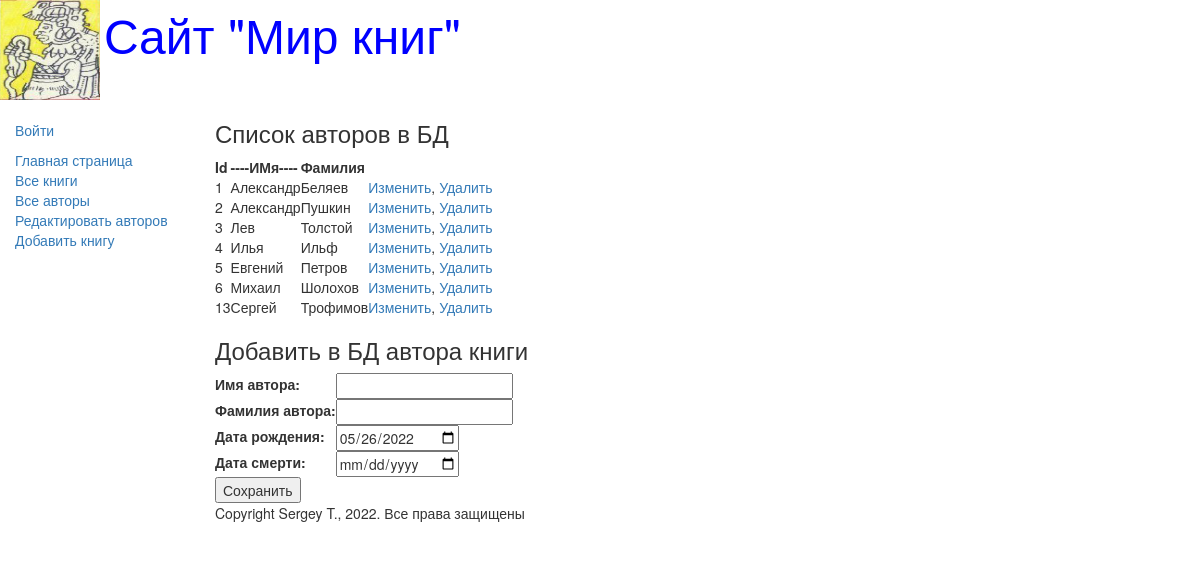
Page /authors_add/ on the committed database.
### catalog/models.py (models this page shows, shortened)
class Autor(models.Model):
    first_name = models.CharField(max_length=100, help_text='Введите имя автора', verbose_name='Имя автора')
    last_name = models.CharField(max_length=100, help_text='Введите фамилию автора', verbose_name='Фамилия автора')
    date_of_birth = models.DateField(help_text='Введите дату рождения', verbose_name='Дата рождения', null=True, blank=True)
    date_of_death = models.DateField(help_text='Введите дату смерти', verbose_name='Дата смерти', null=True, blank=True)

### catalog/views.py (the view)
# urls.py: path('authors_add/', views.authors_add, name='authors_add'),
def authors_add(request):
    author = Autor.objects.all()
    authorsform = AuthorsForm()
    return render(request, 'catalog/authors_add.html', {'form': authorsform, 'author': author})

### catalog/forms.py
class AuthorsForm(forms.Form):
    first_name = forms.CharField(label='Имя автора')
    last_name = forms.CharField(label='Фамилия автора')
    date_of_birth = forms.DateField(label='Дата рождения',initial=format(date.today()), widget=forms.widgets.DateInput(attrs={'type':'date'}))
    date_of_death = forms.DateField(label='Дата смерти', initial=format(date), required=False, widget=forms.widgets.DateInput(attrs={'type':'date'}))

### catalog/templates/catalog/authors_add.html (shortened to what this page needs)
{% extends 'base_generic.html' %}
{% block content %}
<h3> Список авторов в БД</h3>
<table>
    <thead><th>Id</th><th>----ИМя----</th><th>Фамилия</th><th></th></thead>
    {% if author %}
        {% for autor in author.all %}
            <tr>
                <td>{{autor.id}}</td>
                <td>{{autor.first_name}}</td>
                <td>{{autor.last_name}}</td>
                <td><a href="/edit1/{{autor.id}}">Изменить</a>, <a href="/delete/{{autor.id}}">Удалить</a></td>
            </tr>
        {% endfor %}
    {% else %}
        <p>В базе данных нет авторов</p>
    {% endif %}
</table>
<h3> Добавить в БД автора книги</h3>
<form method="POST" action="/create/">
    <table>
        {{form}}
    </table>
    <input type="submit" value="Сохранить">
</form>
{% endblock %}

### rows in the picture
Autor: id "1", first_name "Александр", last_name "Беляев"
Autor: id "2", first_name "Александр", last_name "Пушкин"
Autor: id "3", first_name "Лев", last_name "Толстой"
Autor: id "4", first_name "Илья", last_name "Ильф"
Autor: id "5", first_name "Евгений", last_name "Петров"
Autor: id "6", first_name "Михаил", last_name "Шолохов"
Autor: id "13", first_name "Сергей", last_name "Трофимов"
